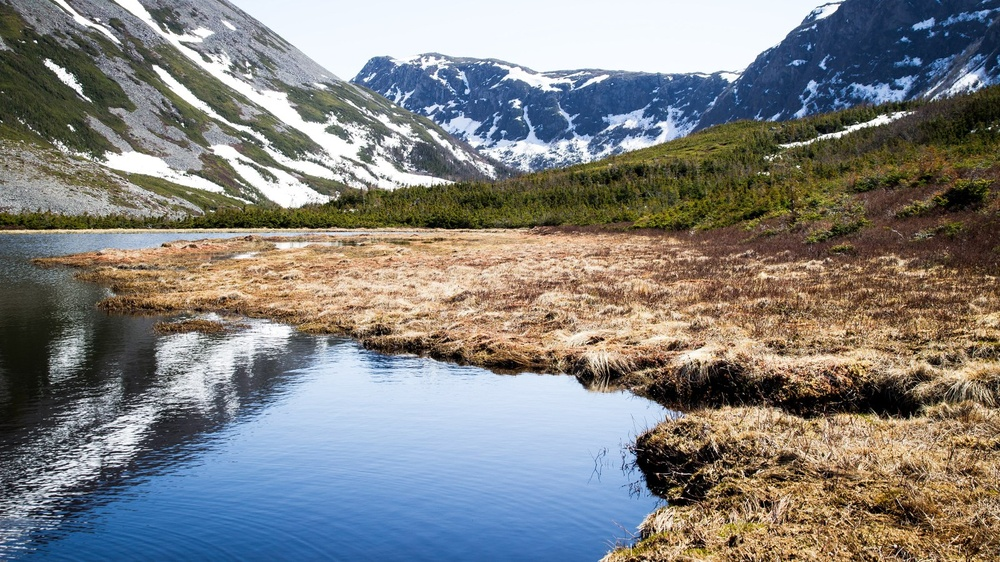
#> input picture tests/fixtures/photo-landscape-lake.jpg, 1000 x 562 px, shrunk from 1600 x 900 before the run
$ python -i analysis.py   (imports and definitions only)
#> lines starting #> are read from the running program, lines starting #| are printed output that depends on the picture
"""Analysekarten im Dienst – gleiches Verfahren wie im Browser (src/render/shaders/analysis.wgsl, maskops.wgsl luma).

Bilder: float32, Form (H, W, 4), linear, vormultipliziert (wie das Arbeitsformat der App).
"""

from __future__ import annotations

import numpy as np


def _srgb_encode(lin: np.ndarray) -> np.ndarray:
    lin = np.clip(lin, 0.0, None)
    return np.where(lin <= 0.0031308, 12.92 * lin, 1.055 * np.power(lin, 1 / 2.4) - 0.055)


def luminance(img: np.ndarray) -> np.ndarray:
    """Wahrgenommene Helligkeit 0..1 (sRGB-kodierte Luminanz der entvormultiplizierten Farbe; transparent = 0)."""
    a = img[..., 3]
    safe = np.where(a > 0, a, 1.0)
    rgb = img[..., :3] / safe[..., None]
    y = np.clip(rgb @ np.array([0.2126, 0.7152, 0.0722], dtype=np.float32), 0.0, 1.0)
    return np.where(a > 0, _srgb_encode(y), 0.0).astype(np.float32)


def _shift(a: np.ndarray, dy: int, dx: int) -> np.ndarray:
    """a an Position (y + dy, x + dx), am Rand geklemmt."""
    h, w = a.shape
    ys = np.clip(np.arange(h) + dy, 0, h - 1)
    xs = np.clip(np.arange(w) + dx, 0, w - 1)
    return a[ys][:, xs]


def sobel(lum: np.ndarray, px_scale: float = 1.0) -> tuple[np.ndarray, np.ndarray]:
    """Sobel-Gradient je Original-px (wie sobel() in analysis.wgsl)."""
    s = _shift
    gx = (s(lum, -1, 1) + 2 * s(lum, 0, 1) + s(lum, 1, 1) - s(lum, -1, -1) - 2 * s(lum, 0, -1) - s(lum, 1, -1)) / 8
    gy = (s(lum, 1, -1) + 2 * s(lum, 1, 0) + s(lum, 1, 1) - s(lum, -1, -1) - 2 * s(lum, -1, 0) - s(lum, -1, 1)) / 8
    return gx * px_scale, gy * px_scale


def gaussian(a: np.ndarray, sigma: float) -> np.ndarray:
    """Separabler Gauß (Rand geklemmt), Radius 3σ."""
    if sigma < 0.25:
        return a.copy()
    r = int(np.ceil(3 * sigma))
    k = np.exp(-0.5 * (np.arange(-r, r + 1) / sigma) ** 2)
    k /= k.sum()
    out = sum(w * _shift(a, 0, i - r) for i, w in enumerate(k))
    return sum(w * _shift(out, i - r, 0) for i, w in enumerate(k))


def edges(img: np.ndarray, px_scale: float = 1.0) -> np.ndarray:
    """Kantenkarte (H, W, 4): r Stärke, gb Tangente (0.5 + 0.5·t), a Kohärenz – wie die Browser-Karte."""
    lum = luminance(img)
    gx, gy = sobel(lum, px_scale)
    sigma = max(1.5, 6 * px_scale) / 3  # wie GpuCore.edgeMap: Radius max(1.5, 6·pxScale), σ = Radius / 3
    e = gaussian(gx * gx, sigma)
    f = gaussian(gx * gy, sigma)
    g = gaussian(gy * gy, sigma)
    d = np.sqrt(np.maximum((e - g) ** 2 + 4 * f * f, 0))
    l1 = 0.5 * (e + g + d)
    l2 = 0.5 * (e + g - d)
    tx, ty = l1 - e, -f
    tl = np.hypot(tx, ty)
    ok = tl > 1e-12
    tx = np.where(ok, tx / np.where(ok, tl, 1), 0.0)
    ty = np.where(ok, ty / np.where(ok, tl, 1), 1.0)
    coh = np.where(l1 + l2 > 1e-12, (l1 - l2) / np.where(l1 + l2 > 1e-12, l1 + l2, 1), 0.0)
    strength = np.clip(np.hypot(gx, gy) * 8, 0, 1)
    return np.stack([strength, 0.5 + 0.5 * tx, 0.5 + 0.5 * ty, coh], axis=-1).astype(np.float32)


# Richtungsfeld „flow“ – Konstanten wie src/effects/maps.ts
FLOW_SIGMA_NEAR = 6.0
FLOW_SIGMA_FAR = 24.0
FLOW_FAR_WEIGHT = 0.25


def _gaussian_fast(a: np.ndarray, sigma: float) -> np.ndarray:
    """Gauß für große σ (Rand geklemmt, Radius ≈ 3σ) über SciPy – gleiches Ergebnis wie gaussian(), nur schneller."""
    if sigma < 0.25:
        return a.copy()
    from scipy.ndimage import gaussian_filter

    return gaussian_filter(a, sigma=sigma, mode="nearest", truncate=3.0)


def flow(img: np.ndarray, px_scale: float = 1.0) -> np.ndarray:
    """Richtungsfeld (H, W, 4): r Feldstärke (√λ1 · 8), gb Tangente (0.5 + 0.5·t), a Kohärenz.

    Strukturtensor geglättet mit σ = 6 und σ = 24 Original-px, J = J6 + ¼·J24 – wie GpuCore.flowMap / analysis.wgsl.
    """
    lum = luminance(img)
    gx, gy = sobel(lum, px_scale)
    comps = [gx * gx, gx * gy, gy * gy]
    s_near = max(1.5, FLOW_SIGMA_NEAR * 3 * px_scale) / 3
    s_far = max(1.5, FLOW_SIGMA_FAR * 3 * px_scale) / 3
    e, f, g = (
        _gaussian_fast(c, s_near) + FLOW_FAR_WEIGHT * _gaussian_fast(c, s_far) for c in comps
    )
    d = np.sqrt(np.maximum((e - g) ** 2 + 4 * f * f, 0))
    l1 = 0.5 * (e + g + d)
    l2 = 0.5 * (e + g - d)
    tx, ty = l1 - e, -f
    tl = np.hypot(tx, ty)
    ok = tl > 1e-12
    tx = np.where(ok, tx / np.where(ok, tl, 1), 0.0)
    ty = np.where(ok, ty / np.where(ok, tl, 1), 1.0)
    coh = np.where(l1 + l2 > 1e-12, (l1 - l2) / np.where(l1 + l2 > 1e-12, l1 + l2, 1), 0.0)
    strength = np.clip(np.sqrt(np.maximum(l1, 0)) * 8, 0, 1)
    return np.stack([strength, 0.5 + 0.5 * tx, 0.5 + 0.5 * ty, coh], axis=-1).astype(np.float32)

>>> import cv2
>>> picture = cv2.imread('../../../tests/fixtures/photo-landscape-lake.jpg', cv2.IMREAD_GRAYSCALE)
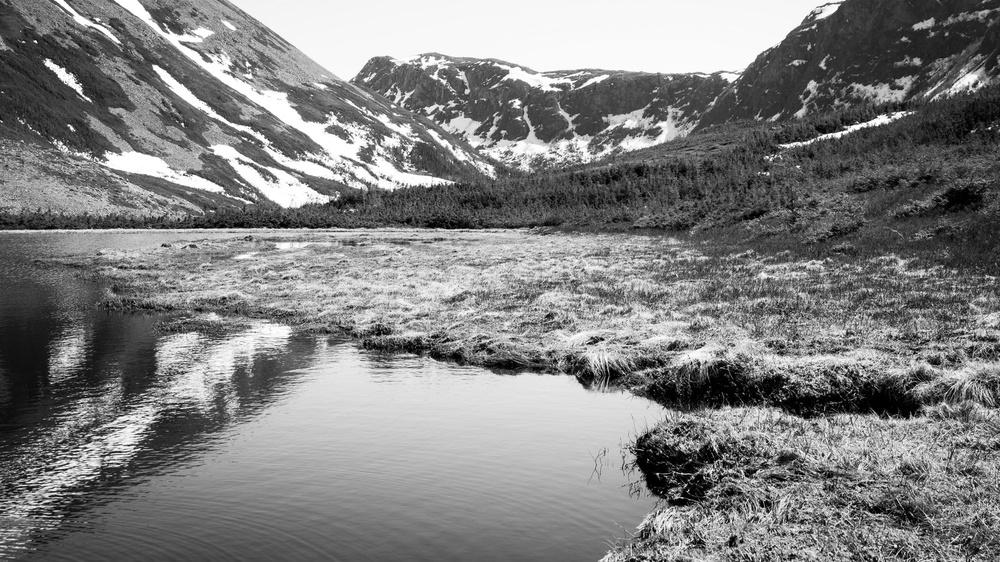
#> picture: shape (562, 1000); min 0, max 255, mean 128.5
>>> result = edges(picture)
#> in luminance, `a = img[..., 3]`: a = 562 values, max 222 at index 147, min 5 at index 501, mean 69.62
#> in luminance, `safe = np.where(a > 0, a, 1.0)`: safe has the same summary as a
#> in luminance, `rgb = img[..., :3] / safe[..., None]`: rgb = 562 rows, first 8: [1.01, 1.18, 1.01], [0.549, 0.735, 0.841], [0.339, 0.516, 0.774], [0.429, 0.476, 0.69], [0.872, 0.894, 0.872], [0.942, 0.923, 0.942], [0.776, 0.959, 0.673], [0.953, 1.23, 1.09]
#> in luminance, `y = np.clip(rgb @ np.array([0.2126, 0.7152, 0.0722], dtype=np.float32)..`: y = 562 values, max 1 at index 0, min 0.203 at index 498, mean 0.907
#> in _srgb_encode, `lin = np.clip(lin, 0.0, None)`: lin has the same summary as y in luminance
#> in edges, `lum = luminance(img)`: lum = 562 values, max 1 at index 0, min 0.488 at index 498, mean 0.953
#> (the run stopped early here; a loop or call above may not have finished)

$ run again, on tests/fixtures/photo-mug-table.jpg
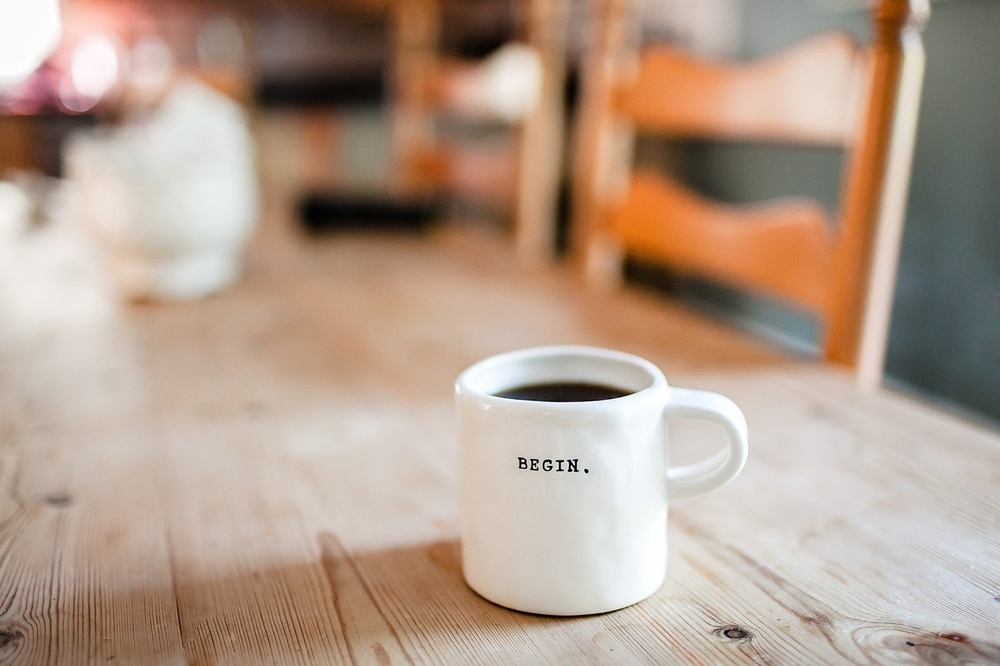
#> input picture tests/fixtures/photo-mug-table.jpg, 1000 x 666 px, shrunk from 1600 x 1066 before the run
#> `picture = cv2.imread('../../../tests/fixtures/photo-landscape-lake.jpg..`:
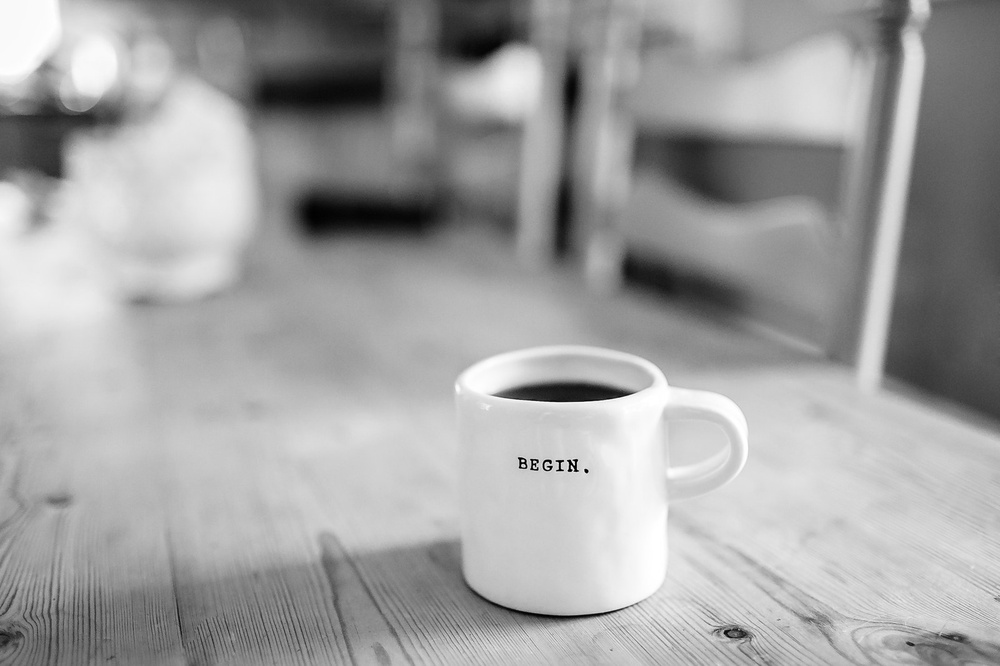
#> picture: shape (666, 1000); min 0, max 255, mean 161.4
#> a = 666 values, max 253 at index 72, min 26 at index 634, mean 174.6
#> safe has the same summary as a
#> rgb = 666 rows, first 8: [1, 1, 1], [1, 1, 1], [1, 1, 1], [1, 1, 1], [1, 1, 1], [1, 1, 1], [1, 1, 1], [1, 1, 1]
#> y = 666 values, max 1 at index 0, min 0.58 at index 634, mean 0.982
#> lin has the same summary as y in luminance
#> lum = 666 values, max 1 at index 0, min 0.786 at index 634, mean 0.992

$ run again, on tests/fixtures/photo-portrait-street.jpg
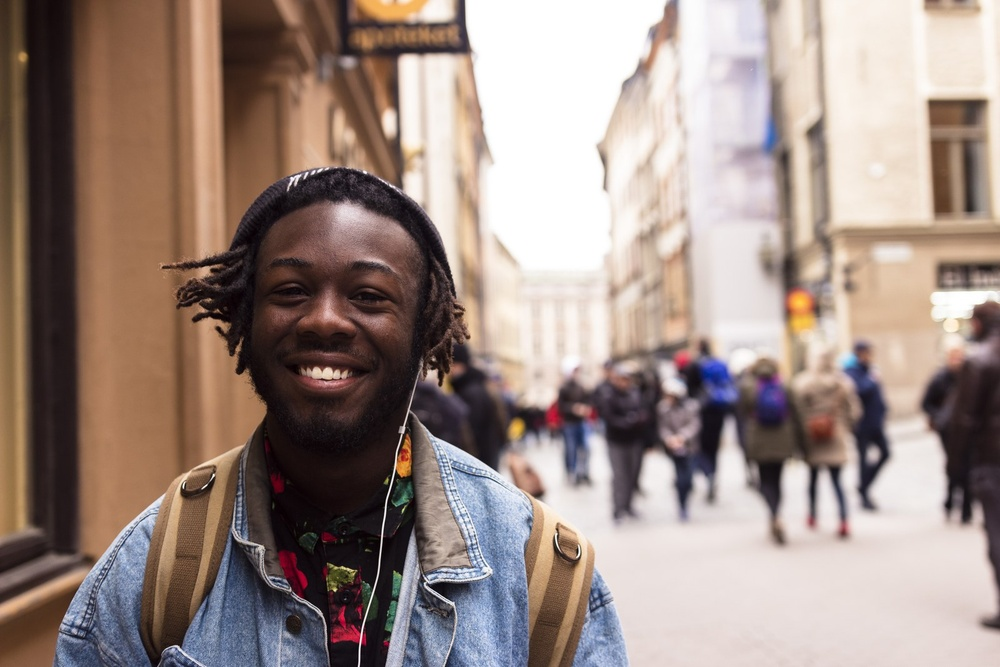
#> input picture tests/fixtures/photo-portrait-street.jpg, 1000 x 667 px, shrunk from 1600 x 1067 before the run
#> `picture = cv2.imread('../../../tests/fixtures/photo-landscape-lake.jpg..`:
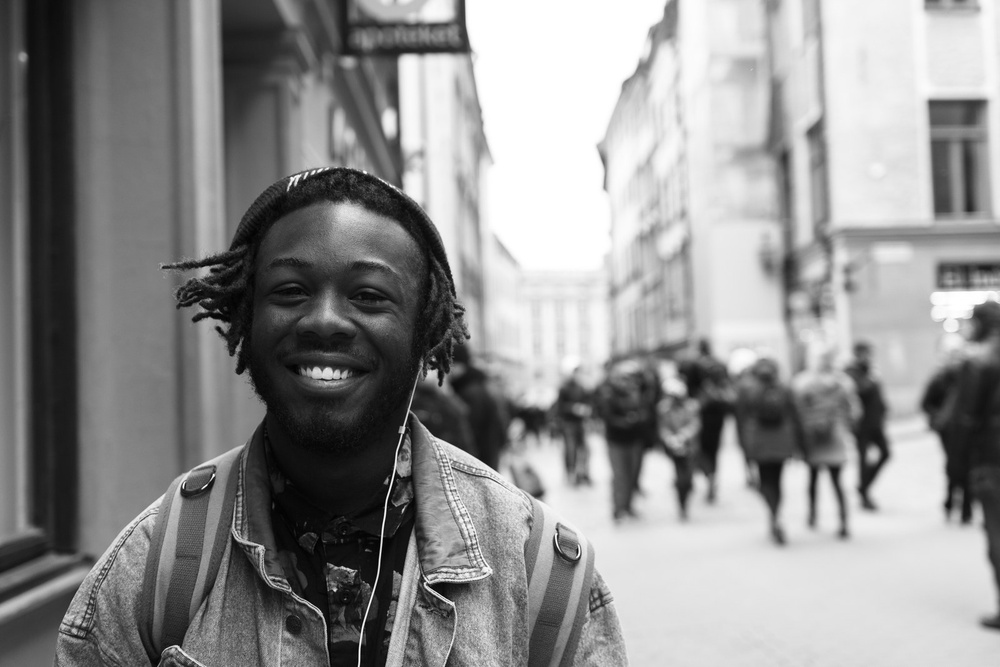
#> picture: shape (667, 1000); min 0, max 255, mean 142.8
#> a = 667 values, max 191 at index 608, min 22 at index 569, mean 94.6
#> safe has the same summary as a
#> rgb = 667 rows, first 8: [1.07, 1.05, 1.02], [1.04, 1.04, 1.02], [1.02, 1.02, 1.02], [1.02, 1.02, 1], [1.07, 1.02, 1], [1.11, 1.04, 1], [1.07, 1.04, 1.02], [1.02, 1.02, 1.02]
#> y = 667 values, max 1 at index 0, min 0.678 at index 571, mean 0.994
#> lin has the same summary as y in luminance
#> lum = 667 values, max 1 at index 0, min 0.842 at index 571, mean 0.997
